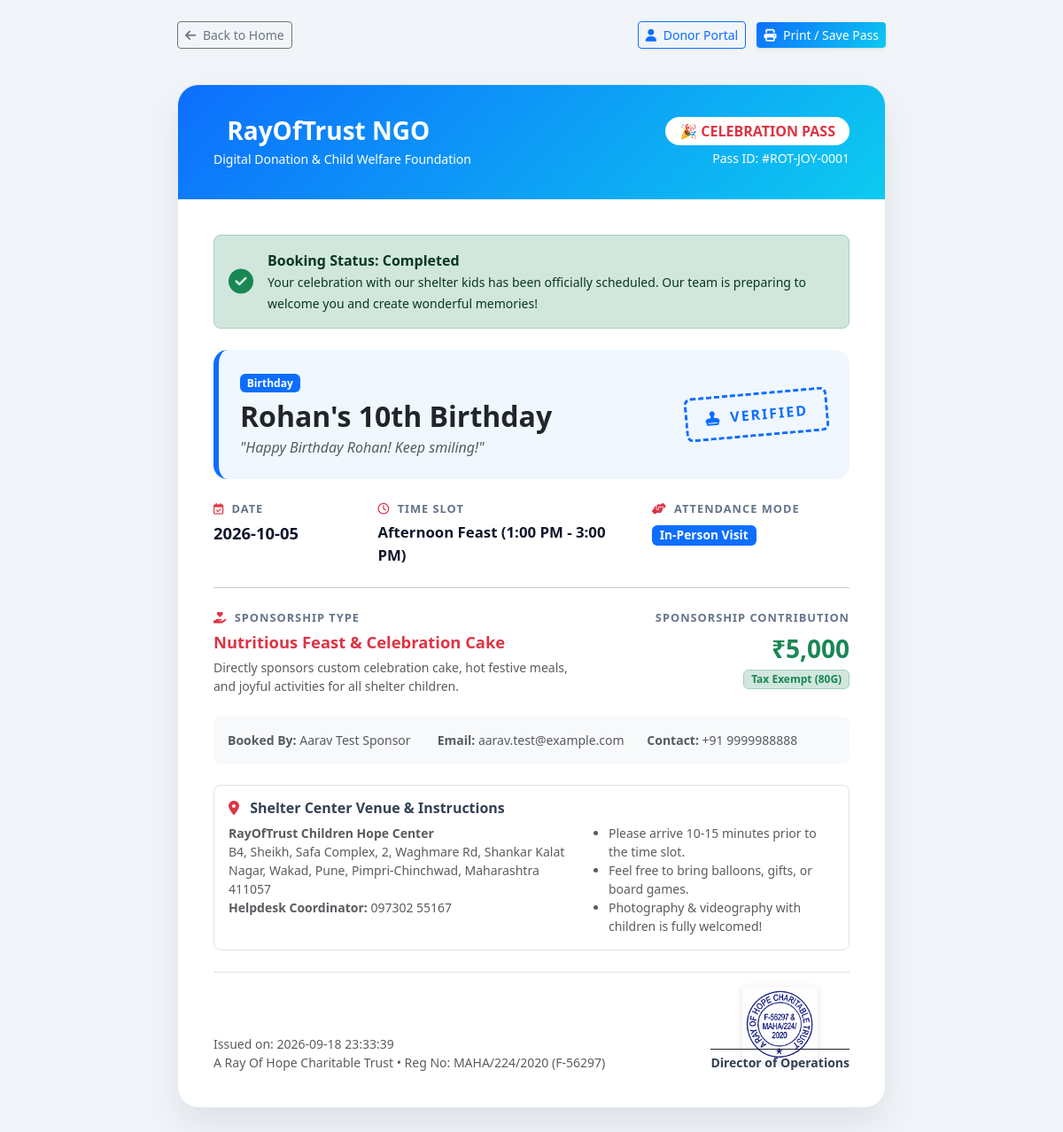
The page /celebration/1 on the database its author committed.
### tables this page shows
CREATE TABLE celebrations (
                id INTEGER PRIMARY KEY AUTOINCREMENT,
                user_id INTEGER,
                donor_name TEXT NOT NULL,
                donor_email TEXT NOT NULL,
                donor_phone TEXT,
                occasion_type TEXT NOT NULL,
                celebrant_name TEXT NOT NULL,
                celebration_date TEXT NOT NULL,
                time_slot TEXT NOT NULL,
                package_type TEXT NOT NULL,
                amount REAL NOT NULL,
                attendance_mode TEXT NOT NULL,
                special_message TEXT,
                status TEXT NOT NULL DEFAULT 'Confirmed',
                created_at TEXT NOT NULL, payment_method TEXT DEFAULT "UPI QR Code (namanmtj2005-2@okicici)", shelter_kid_id INTEGER,
                FOREIGN KEY (user_id) REFERENCES users(id)
            );

### app.py (the view)
@app.route('/celebration/<int:celebration_id>')
def celebration_pass(celebration_id):
    db = get_db()
    cursor = db.cursor()
    cursor.execute('''
        SELECT c.*, u.name as registered_user_name,
               k.name as kid_name, k.age as kid_age, k.gender as kid_gender,
               k.dream_aspiration as kid_dream, k.favorite_treat as kid_treat,
               k.avatar_color as kid_avatar_color
        FROM celebrations c
        LEFT JOIN users u ON c.user_id = u.id
        LEFT JOIN shelter_kids k ON c.shelter_kid_id = k.id
        WHERE c.id = ?
    ''', (celebration_id,))
    celebration = cursor.fetchone()
    if not celebration:
        return "Celebration booking not found", 404
    return render_template('celebration_pass.html', celebration=celebration)

### app.py (called while the page is built, shortened)
def get_db():
    db = getattr(g, '_database', None)
    if db is None:
        db = g._database = sqlite3.connect(DATABASE, timeout=30.0)
        db.row_factory = sqlite3.Row
    return db

@app.teardown_appcontext
def close_connection(exception):
    db = getattr(g, '_database', None)
    if db is not None:
        db.close()

@app.context_processor
def inject_current_user():
    donor = None
    donor_id = session.get('donor_id')
    return dict(current_donor=donor, is_admin_logged_in=session.get('logged_in'))

### templates/celebration_pass.html (shortened to what this page needs)
<!DOCTYPE html>
<html lang="en">
<head>
    <link href="https://cdn.jsdelivr.net/npm/bootstrap@5.3.0/dist/css/bootstrap.min.css" rel="stylesheet">
    <link rel="stylesheet" href="https://cdnjs.cloudflare.com/ajax/libs/font-awesome/6.4.0/css/all.min.css">
</head>
<body>
    <div class="container mt-4 no-print text-center">
        <div class="d-flex justify-content-between align-items-center mb-3 max-w-800 mx-auto" style="max-width: 800px;">
            <a href="/" class="btn btn-outline-secondary btn-sm">
                <i class="fa-solid fa-arrow-left me-1"></i> Back to Home
            </a>
            <div>
                <a href="/donor" class="btn btn-outline-primary btn-sm me-2">
                    <i class="fa-solid fa-user me-1"></i> Donor Portal
                </a>
                <button onclick="window.print()" class="btn btn-primary btn-sm shadow-sm" style="background: linear-gradient(135deg, #0d6efd, #0dcaf0); border: none;">
                    <i class="fa-solid fa-print me-1"></i> Print / Save Pass
                </button>
            </div>
        </div>
    </div>
    <div class="pass-container">
        <div class="pass-header">
            <div class="d-flex justify-content-between align-items-center">
                <div>
                    <h3 class="fw-bold mb-1"> RayOfTrust NGO</h3>
                    <p class="mb-0 opacity-90 small">Digital Donation & Child Welfare Foundation</p>
                </div>
                <div class="text-end">
                    <span class="badge bg-white text-danger px-3 py-2 rounded-pill fw-bold fs-6">
                        🎉 CELEBRATION PASS
                    </span>
                    <div class="small mt-1 opacity-90">Pass ID: #ROT-JOY-{{ "%04d"|format(celebration.id) }}</div>
                </div>
            </div>
        </div>
        <div class="pass-body">
            <div class="alert alert-success d-flex align-items-center mb-4 p-3 rounded-3" role="alert">
                <i class="fa-solid fa-circle-check fs-3 me-3 text-success"></i>
                <div>
                    <strong class="d-block">Booking Status: {{ celebration.status }}</strong>
                    <small>Your celebration with our shelter kids has been officially scheduled. Our team is preparing to welcome you and create wonderful memories!</small>
                </div>
            </div>
            <div class="p-4 rounded-4 mb-4" style="background: #f0f7ff; border-left: 6px solid #0d6efd;">
                <div class="row align-items-center">
                    <div class="col-md-8">
                        <span class="badge bg-primary mb-2">{{ celebration.occasion_type }}</span>
                        <h2 class="fw-bold text-dark mb-1">{{ celebration.celebrant_name }}</h2>
                        {% if celebration.special_message %}
                        <p class="mb-0 text-muted fst-italic">"{{ celebration.special_message }}"</p>
                        {% else %}
                        <p class="mb-0 text-muted">Celebrating happiness, joy, and smiles with all shelter children.</p>
                        {% endif %}
                    </div>
                    <div class="col-md-4 text-md-end mt-3 mt-md-0">
                        <div class="pass-stamp">
                            <i class="fa-solid fa-stamp me-1"></i> VERIFIED
                        </div>
                    </div>
                </div>
            </div>
            <div class="row g-4 mb-4">
                <div class="col-md-6 col-lg-3">
                    <div class="info-label"><i class="fa-regular fa-calendar-check me-1 text-danger"></i> Date</div>
                    <div class="info-value">{{ celebration.celebration_date }}</div>
                </div>
                <div class="col-md-6 col-lg-5">
                    <div class="info-label"><i class="fa-regular fa-clock me-1 text-danger"></i> Time Slot</div>
                    <div class="info-value" style="font-size: 1.05rem;">{{ celebration.time_slot }}</div>
                </div>
                <div class="col-md-6 col-lg-4">
                    <div class="info-label"><i class="fa-solid fa-handshake-angle me-1 text-danger"></i> Attendance Mode</div>
                    <div class="info-value">
                        <span class="badge bg-primary text-white">{{ celebration.attendance_mode }}</span>
                    </div>
                </div>
            </div>
            <hr class="my-4">
            <div class="row g-4 mb-4">
                <div class="col-md-7">
                    <div class="info-label"><i class="fa-solid fa-hand-holding-heart me-1 text-danger"></i> Sponsorship Type</div>
                    <div class="info-value text-danger">{{ celebration.package_type or 'Celebration Sponsorship' }}</div>
                    <small class="text-muted d-block mt-1">Directly sponsors custom celebration cake, hot festive meals, and joyful activities for all shelter children.</small>
                </div>
                <div class="col-md-5 text-md-end">
                    <div class="info-label">Sponsorship Contribution</div>
                    <div class="fs-3 fw-bold text-success">₹{{ "{:,.0f}".format(celebration.amount) }}</div>
                    <span class="badge bg-success-subtle text-success border border-success-subtle">Tax Exempt (80G)</span>
                </div>
            </div>
            <div class="bg-light p-3 rounded-3 mb-4">
                <div class="row text-muted small">
                    <div class="col-md-4 mb-2 mb-md-0">
                        <strong>Booked By:</strong> {{ celebration.donor_name }}
                    </div>
                    <div class="col-md-4 mb-2 mb-md-0">
                        <strong>Email:</strong> {{ celebration.donor_email }}
                    </div>
                    <div class="col-md-4">
                        <strong>Contact:</strong> {{ celebration.donor_phone if celebration.donor_phone else 'N/A' }}
                    </div>
                </div>
            </div>
            <div class="border rounded-3 p-3 bg-white mb-4">
                <h6 class="fw-bold mb-2"><i class="fa-solid fa-location-dot text-danger me-2"></i> Shelter Center Venue & Instructions</h6>
                <div class="row small text-muted">
                    <div class="col-md-7">
                        <strong>RayOfTrust Children Hope Center</strong><br>
                        B4, Sheikh, Safa Complex, 2, Waghmare Rd, Shankar Kalat Nagar, Wakad, Pune, Pimpri-Chinchwad, Maharashtra 411057<br>
                        <strong>Helpdesk Coordinator:</strong> 097302 55167
                    </div>
                    <div class="col-md-5 mt-2 mt-md-0">
                        <ul class="mb-0 ps-3">
                            <li>Please arrive 10-15 minutes prior to the time slot.</li>
                            <li>Feel free to bring balloons, gifts, or board games.</li>
                            <li>Photography & videography with children is fully welcomed!</li>
                        </ul>
                    </div>
                </div>
            </div>
            <div class="d-flex justify-content-between align-items-end pt-3 border-top">
                <div class="text-muted small">
                    <div>Issued on: {{ celebration.created_at }}</div>
                    <div>A Ray Of Hope Charitable Trust • Reg No: MAHA/224/2020 (F-56297)</div>
                </div>
                <div class="text-center position-relative" style="min-width: 140px;">
                    <img src="/static/images/official_stamp.jpg" alt="Official Trust Stamp" style="width: 85px; height: 85px; object-fit: contain; margin-bottom: -15px; position: relative; z-index: 1; filter: drop-shadow(0px 2px 4px rgba(0,0,0,0.1));">
                    <div class="small fw-bold border-top border-dark pt-1 position-relative" style="z-index: 2;">Director of Operations</div>
                </div>
            </div>
        </div>
    </div>
</body>
</html>

### templates/celebration_pass.html (style rules this page uses)
body { background-color: #f1f5f9; font-family: 'Segoe UI', Tahoma, Geneva, Verdana, sans-serif; color: #334155; }
.pass-container { max-width: 800px; margin: 40px auto; background: white; border-radius: 24px; overflow: hidden; box-shadow: 0 20px 40px rgba(0,0,0,0.08); border: 1px solid #e2e8f0; }
.pass-header { background: linear-gradient(135deg, #0d6efd, #0dcaf0); color: white; padding: 35px 40px; position: relative; }
.pass-body { padding: 40px; }
.pass-stamp { border: 3px dashed #0d6efd; color: #0d6efd; padding: 10px 20px; font-weight: 800; text-transform: uppercase; letter-spacing: 2px; display: inline-block; transform: rotate(-5deg); border-radius: 8px; }
.info-label { font-size: 0.8rem; text-transform: uppercase; letter-spacing: 1px; color: #64748b; font-weight: 700; margin-bottom: 4px; }
.info-value { font-size: 1.15rem; font-weight: 600; color: #0f172a; }

### rows shown on the page
celebrations: id "0001", status "Completed", occasion_type "Birthday", celebrant_name "Rohan's 10th Birthday", special_message "Happy Birthday Rohan! Keep smiling!", celebration_date "2026-10-05", time_slot "Afternoon Feast (1:00 PM - 3:00 PM)", attendance_mode "In-Person Visit", package_type "Nutritious Feast & Celebration Cake", amount "5,000", donor_name "Aarav Test Sponsor", donor_email "aarav.test@example.com", donor_phone "+91 9999988888", created_at "2026-09-18 23:33:39"
